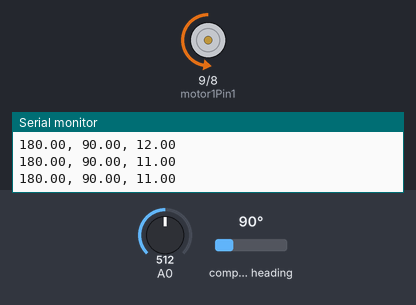
The sketch below on a simulated Arduino Uno, built with avr-gcc and run on an emulated ATmega328P. On the bench: motor-driver pin pairs drawn as motors (green arrow = first pin HIGH = forward, orange = second pin HIGH = backward, longer = more drive, scaled by the enable pin), the last lines printed to the serial monitor. Wiring (inferred from the names in the program): AS5600 angle sensor at I2C address 0x36. Inputs (shaded band) come from the test bench; at power-on: compass heading 90°, A0 = 512.

Above: at 1.2 s.
1.3 s: compass heading set to 269°
At 3.8 s:
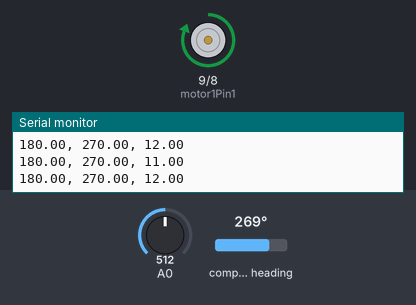
4.3 s: compass heading set to 90°
At 5.12 s:
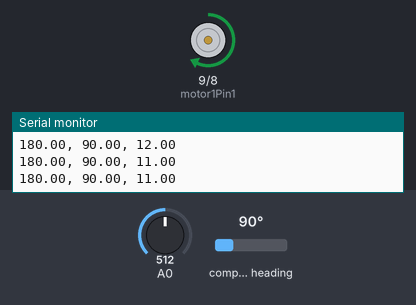
7.3 s: A0 set to 0
At 7.59 s:
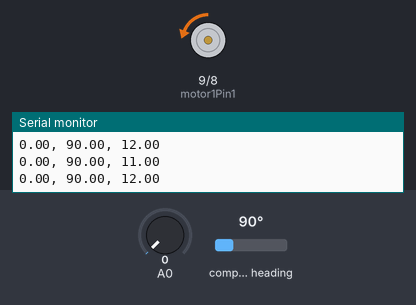
10.3 s: A0 set to 288
13.3 s: A0 set to 299
16.3 s: A0 set to 80
Timing chart, 0 to 18.9 s (numbered marks = the images above; inputs shaded):
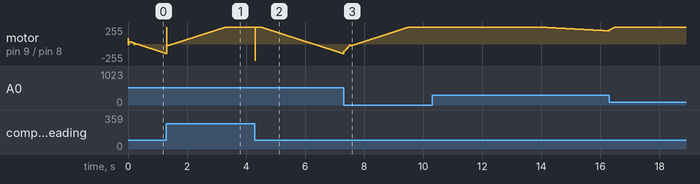

The sketch:

PID_SL.ino
```cpp
#include <Wire.h>
#include <Servo.h>

// Definición de objetos y variables
Servo myservo;  // Objeto para controlar el servo
#define AS5600_ADDRESS 0x36  // Dirección I2C del sensor AS5600

// Variables para la medición de ángulos y vueltas
uint16_t anguloAnterior = 0;
int vueltas = 0;
const int motor1Pin1 = 9; // IN1 del motor 1
const int motor1Pin2 = 8; // IN2 del motor 1
const int ENA = 10;

// Variables para el control PID
double Kp = -0.6394, Ki = -1.51, Kd = -0.03217;
const int Mitad = 90;  // Posición central del servo
double Setpoint = 90;  // Setpoint inicial en grados
double Setpoint2 = 0;  // Setpoint ajustado por el sensor
double elapsedTime = 0;
double error = 0, lastError = 0, lastlastError = 0, lastOutput = 0;
double Input, Output = 0, Output2;

// Variables para el control de tiempo
unsigned long currentTime, previousTime = 0;

// Variables para el promedio de lecturas de A0
const int numLecturas = 20;
int lecturasA0[numLecturas];
int indiceLectura = 0;
long sumaLecturas = 0;
bool bufferLleno = false;

void adelante(unsigned int velocidadPWM) {
  // Mueve el motor hacia adelante con velocidad PWM
  digitalWrite(motor1Pin1, HIGH);
  digitalWrite(motor1Pin2, LOW);
  analogWrite(ENA, velocidadPWM);  // Controlar la velocidad del motor usando PWM
}

void atras(unsigned int velocidadPWM) {
  // Mueve el motor hacia atrás con velocidad PWM
  digitalWrite(motor1Pin1, LOW);
  digitalWrite(motor1Pin2, HIGH);
  analogWrite(ENA, velocidadPWM);  // Controlar la velocidad del motor usando PWM
}

void stop() {
  // Detener el motor
  digitalWrite(motor1Pin1, LOW);
  digitalWrite(motor1Pin2, LOW);
  analogWrite(ENA, 0);  // Desactivar la señal PWM
}

void setup() {
  Serial.begin(115200);  // Inicia la comunicación serial
  Wire.begin();  // Inicia la comunicación I2C
  pinMode(motor1Pin1, OUTPUT);
  pinMode(motor1Pin2, OUTPUT);
  pinMode(ENA, OUTPUT);
  // Inicializa el array de lecturas con ceros
  for (int i = 0; i < numLecturas; i++) {
    lecturasA0[i] = 0;
  }
}

void loop() {
  uint16_t anguloActual = leerAngulo();  // Lee el ángulo actual del sensor
  detectarVueltas(anguloActual);  // Detecta y cuenta las vueltas completas
  float anguloAct = map(anguloActual, 0, 4077, 0, 360);  // Convierte a grados
  float anguloTotal = (vueltas * 360) + anguloAct;  // Ángulo total en grados considerando vueltas

  // Actualiza el buffer de lecturas de A0 para promediar
  sumaLecturas -= lecturasA0[indiceLectura];  // Resta la lectura más antigua
  lecturasA0[indiceLectura] = analogRead(A0);  // Lee un nuevo valor
  sumaLecturas += lecturasA0[indiceLectura];  // Suma la nueva lectura
  indiceLectura = (indiceLectura + 1) % numLecturas;  // Índice circular

  // Verifica si el buffer está lleno para calcular el promedio
  if (indiceLectura == 0) bufferLleno = true;

  // Calcula el Setpoint promediado
  if (bufferLleno) {
    Setpoint = (float)sumaLecturas / numLecturas;
  } else {
    Setpoint = (float)sumaLecturas / (indiceLectura + 1);
  }
  Setpoint2 = map(Setpoint, 0, 1023, 0, 360);  // Escala el Setpoint a grados

  // Cálculo del PID
  currentTime = millis();  // Tiempo actual
  elapsedTime = (double)(currentTime - previousTime);  // Tiempo transcurrido
  lastlastError = lastError;
  lastError = error;
  error = Setpoint2 - anguloTotal;  // Calcula el error entre el Setpoint y el ángulo
  lastOutput = Output;
  Output = lastOutput + (Kd / 0.012) * lastlastError + (-Kp - 2.0 * (Kd / 0.012) + (Ki * 0.012)) * lastError + (Kp + (Kd / 0.012)) * error;  // Ecuación PID
  Output2 = Output + Mitad;  // Ajusta el valor final para el servo

  // Limita el valor de Output2 entre -255 y 255 (PWM)
  if (Output2 < -255) Output2 = -255;
  if (Output2 > 255) Output2 = 255;

  // Control de motor con puente H basado en Output2
  if (Output2 > 0) {
    adelante(abs(Output2));  // Mueve el motor hacia adelante con velocidad PWM
  } else {
    atras(abs(Output2));     // Mueve el motor hacia atrás con velocidad PWM
  }
  delay(9);  // Pausa de 9 ms para suavizar el movimiento

  // Envía datos por serial
  Serial.print(Setpoint2);
  Serial.print(", ");
  Serial.print(anguloTotal);
  Serial.print(", ");
  Serial.println(elapsedTime);

  previousTime = currentTime;  // Actualiza el tiempo anterior
  anguloAnterior = anguloActual;  // Actualiza el ángulo anterior
}

// Función para leer el ángulo del sensor AS5600
uint16_t leerAngulo() {
  Wire.beginTransmission(AS5600_ADDRESS);
  Wire.write(0x0E);  // Dirección del registro del ángulo
  Wire.endTransmission();

  Wire.requestFrom(AS5600_ADDRESS, 2);  // Solicita 2 bytes del sensor
  uint16_t angulo = 0;

  if (Wire.available() == 2) {
    uint8_t msb = Wire.read();  // Lee byte más significativo
    uint8_t lsb = Wire.read();  // Lee byte menos significativo
    angulo = ((msb << 8) | lsb) & 0x0FFF;  // Combina los bytes y aplica máscara de 12 bits
  }
  return angulo;
}

// Función para detectar y contar vueltas completas
void detectarVueltas(uint16_t anguloActual) {
  int16_t diferencia = anguloActual - anguloAnterior;

  // Detecta vueltas completas hacia atrás o adelante basadas en un umbral
  if (diferencia > 2048) {
    vueltas--;  // Vuelta hacia atrás
  } else if (diferencia < -2048) {
    vueltas++;  // Vuelta hacia adelante
  }
}
```
